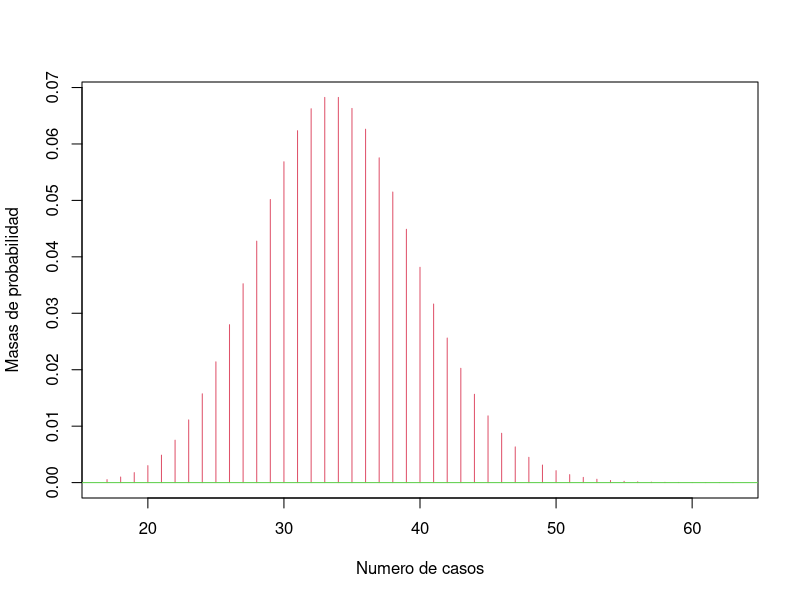
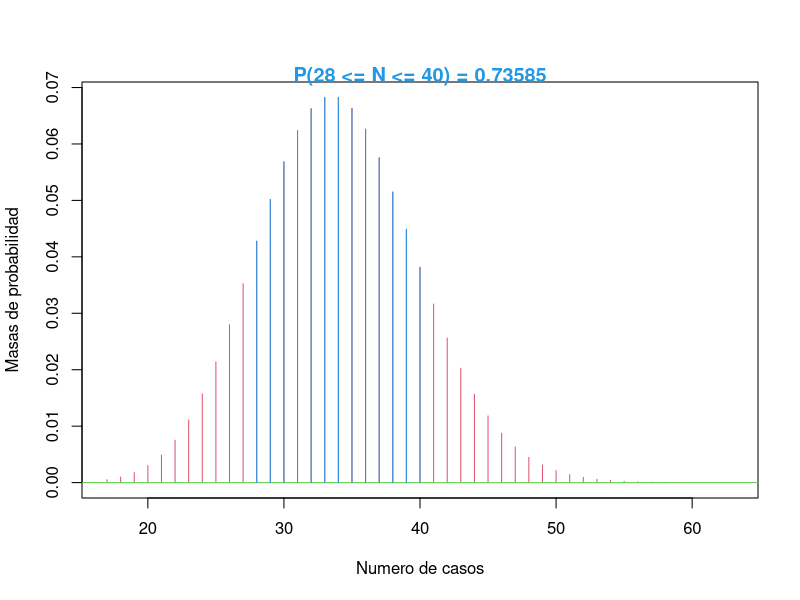
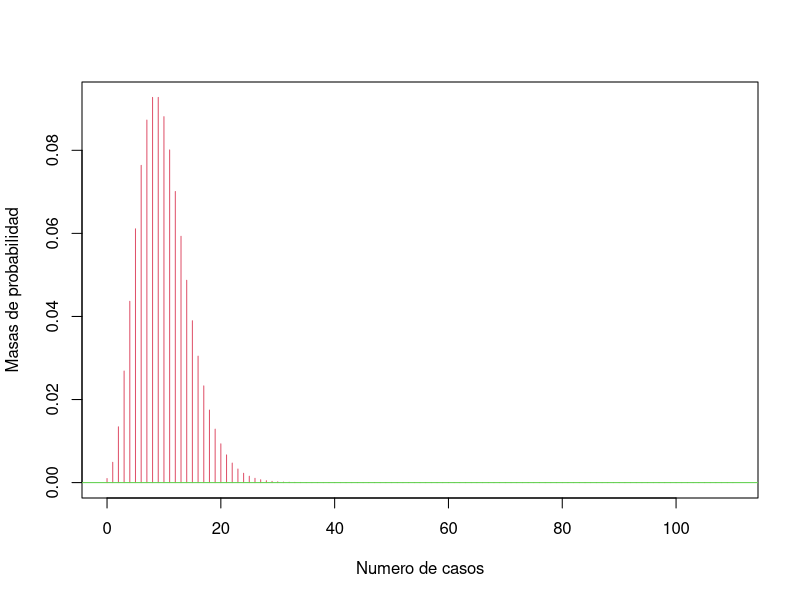
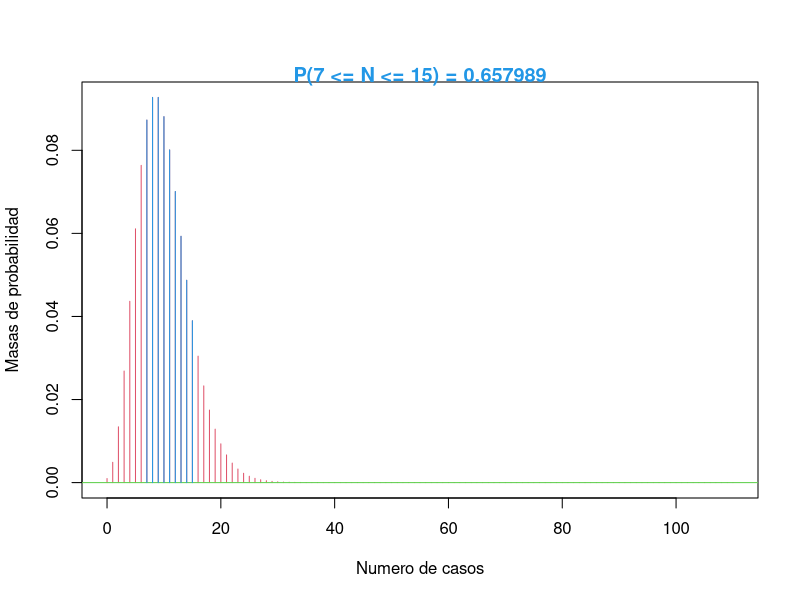

The R script that drew these images, in order:
## ---- chunk 1
knitr::opts_chunk$set(echo = TRUE)
## ---- chunk 2
Poisson.Plot <- function(mu, a=NA,b=NA, calcProb=(!is.na(a) | !is.na(b)),quantile=NA,calcQuant=!is.na(quantile)){
  # Poisson
  sd = sqrt(mu)
  low = max(0, round(mu - 3 * sd))
  high = round(mu + 5 * sd)
  values = low:high
  probs = dpois(values, mu)
  plot(c(low,high), c(0,max(probs)), type = "n", 
       xlab = "Numero de casos",
       ylab = "Masas de probabilidad",
       main = "")
  lines(values, probs, type = "h", col = 2)
  abline(h=0,col=3)
  if(calcProb) {
    if(is.na(a)){ a = 0 }
    if(is.na(b)){
      a = round(a)
      prob = 1-ppois(a-1,mu)
      title(paste("P(",a," <= Y ) = ",round(prob,6),sep=""),line=0,col.main=4)
      u = seq(max(c(a,low)),high,by=1)
    }
    else {
      if(a > b) {d = a; a = b; b = d;}
      a = round(a); b = round(b)
      prob = ppois(b,mu) - ppois(a-1,mu)
      title(paste("P(",a," <= N <= ",b,") = ",round(prob,6),sep=""),line=0,col.main=4)
      u = seq(max(c(a,low)),min(c(b,high)),by=1)
    }
    v = dpois(u,mu)
    lines(u,v,type="h",col=4)
  }
  else if(calcQuant==T) {
    if(quantile < 0 || quantile > 1)
      stop("El cuantil debe estar entre 0 y 1")
    x = qpois(quantile,mu)
    title(paste("",quantile," quantile = ",x,sep=""),line=0,col.main=4)
    u = 0:x
    v = dpois(u,mu)
    lines(u,v,type="h",col=4)
  }
  return(invisible())
}
## ---- chunk 3
Poisson.Plot(34)
## ---- chunk 4
Poisson.Plot(34,a=28,b=40)
## ---- chunk 5
Binomial_Negativa.Plot <- function(r, theta, a=NA,b=NA, calcProb=(!is.na(a) | !is.na(b)),quantile=NA,calcQuant=!is.na(quantile)){
  # Binomial_Negativa
  mu = (r*(1-theta))/theta
  sd = mu/theta
  low = max(0, round(mu - 3 * sd))
  high = round(mu + 5 * sd)
  values = low:high
  probs = dnbinom(values, r, theta)
  plot(c(low,high), c(0,max(probs)), type = "n", 
       xlab = "Numero de casos",
       ylab = "Masas de probabilidad",
       main = "")
  lines(values, probs, type = "h", col = 2)
  abline(h=0,col=3)
  if(calcProb) {
    if(is.na(a)){ a = 0 }
    if(is.na(b)){
      a = round(a)
      prob = 1-pnbinom(a-1,r, theta)
      title(paste("P(",a," <= Y ) = ",round(prob,6),sep=""),line=0,col.main=4)
      u = seq(max(c(a,low)),high,by=1)
    }
    else {
      if(a > b) {d = a; a = b; b = d;}
      a = round(a); b = round(b)
      prob = pnbinom(b, r, theta) - pnbinom(a-1, r, theta)
      title(paste("P(",a," <= N <= ",b,") = ",round(prob,6),sep=""),line=0,col.main=4)
      u = seq(max(c(a,low)),min(c(b,high)),by=1)
    }
    v = dnbinom(u,r, theta)
    lines(u,v,type="h",col=4)
  }
  else if(calcQuant==T) {
    if(quantile < 0 || quantile > 1)
      stop("El cuantil debe estar entre 0 y 1")
    x = qdbinom(quantile,r, theta)
    title(paste("",quantile," quantile = ",x,sep=""),line=0,col.main=4)
    u = 0:x
    v = dnbinom(u,r, theta)
    lines(u,v,type="h",col=4)
  }
  return(invisible())
}

## ---- chunk 6
Binomial_Negativa.Plot(10, .5)
## ---- chunk 7
Binomial_Negativa.Plot(10, .5, a=7, b=15)
